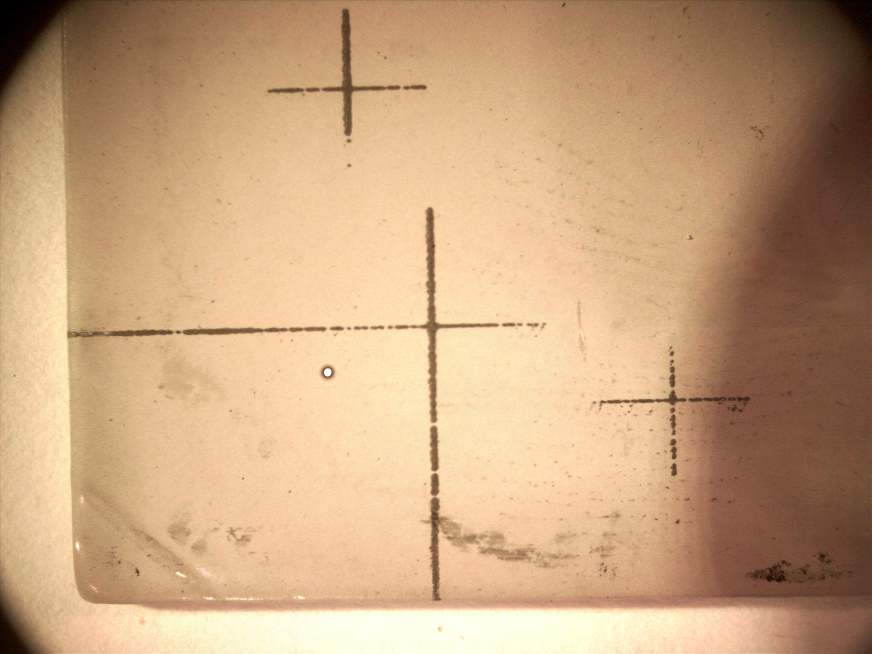
#> input picture photo1/0x0.jpg, 3488 x 2616 px, found by its file name (shown at 1/4 size); its folder holds only this picture in this run
$ jupyter execute --allow-errors get_notch_coordinates.ipynb   (shell and % lines are left out)
#> lines starting #> are read from the running program, lines starting #| are printed output that depends on the picture; after the words box and inside, x2 and y2 are one past the last pixel; in counts of white or black regions, pixels touching at a corner belong together
#> (reads model.pkl from the repository)
#> `image = cv2.imread(path+impath, cv2.IMREAD_GRAYSCALE)`:
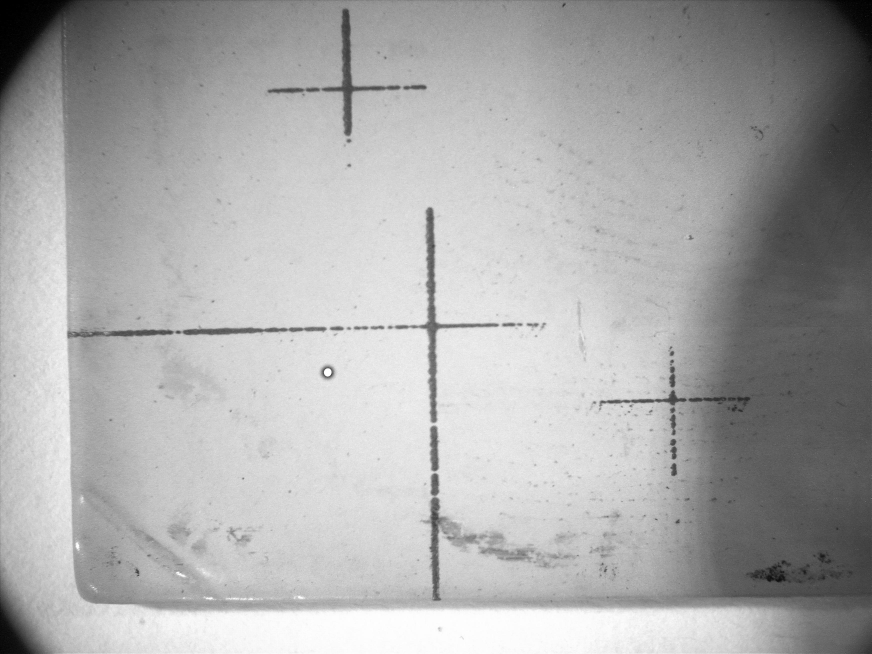
#> image: shape (2616, 3488) (shown at 1/4 size); min 0, max 255, mean 170.4
[cell 1]
import os
import matplotlib.pyplot as plt
import numpy as np

import cv2
from cv2 import dilate
from cv2 import adaptiveThreshold

from os import listdir
from os.path import isfile, join

from skimage import io

from sklearn.externals import joblib

#> (a cell that did not finish here is left out)

[cell 3]
def cv_remove_small_objects(im, min_size):
    nb_components, output, stats, centroids = cv2.connectedComponentsWithStats(im, connectivity=8)
    sizes = stats[1:, -1];
    nb_components = nb_components - 1

    res = np.zeros((output.shape))
    for i in range(0, nb_components):
        if sizes[i] >= min_size:
            res[output == i + 1] = 1

    return res

def binarize(im):
    binary_local = im=cv2.adaptiveThreshold(
        src=np.array(cv2.medianBlur(im, 5), dtype=np.uint8),
        maxValue=255,
        adaptiveMethod=cv2.ADAPTIVE_THRESH_GAUSSIAN_C,
        thresholdType=cv2.THRESH_BINARY_INV,
        blockSize=505,
        C=25)

    cleaned = cv_remove_small_objects(binary_local, 250)

    strel = cv2.getStructuringElement(cv2.MORPH_RECT,(40, 40))
    cleaned = cv2.dilate(np.array(cleaned, dtype=np.uint8), strel)

    cleaned = cv_remove_small_objects(cleaned, 15000)

    return cleaned

def get_next_notch_center(im, clf):
    nb_components, output, stats, centroids = \
        cv2.connectedComponentsWithStats(np.array(im, dtype=np.uint8), connectivity=4)

    stats = np.array(stats)
    stats = stats[:, 2:5]

    c_x, c_y = [s/2 for s in im.shape]
    dists = [((c_x-x)**2+(c_y-y)**2)**.5 for x, y in centroids[1:]]
    nh_ix = dists.index(min(dists)) + 1
    x, y = centroids[nh_ix]
    x, y = x-c_x, y-c_y
    if clf.predict([stats[nh_ix]])[0]:
        return (x, y)
    else:
        return (None, None)


def parse_filename(fname):
    fname = fname.split('.')[0]
    x, y = [float(i.replace(',', '.')) for i in fname.split('x')]
    return x, y

[cell 4]
path=os.getcwd() + '\\photo1\\'
impaths = [f for f in listdir(path) if isfile(join(path, f))]

[cell 5]

notch_center_x = []
notch_center_y = []

im_center_x = []
im_center_y = []

notch=[]
not_notch=[]

#> (the rest of this cell did not finish here and is left out)

#> in binarize, `binary_local = im=cv2.adaptiveThreshold( src=np.array(cv2.medianBlur(i..`:
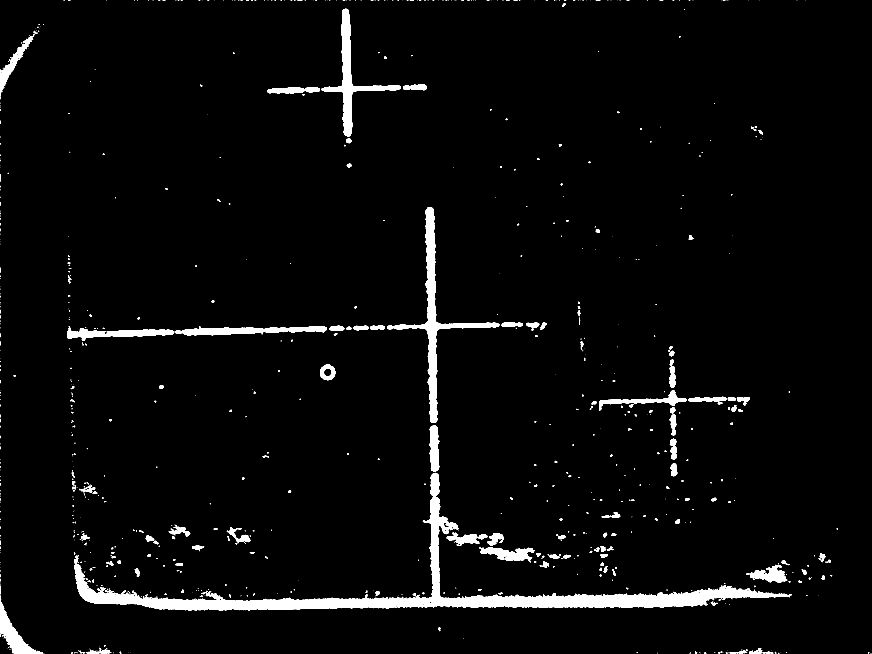
#> binary_local: shape (2616, 3488) (shown at 1/4 size); 3.4% white; 1055 white regions (772 under 20 px), largest, box (x1, y1, x2, y2) and area: (296, 1891, 3167, 2442) 134617, (1549, 828, 1998, 1692) 33734, (1286, 35, 1604, 546) 21731
#> in cv_remove_small_objects, `nb_components, output, stats, centroids = cv2.connectedComponentsWithS..`:
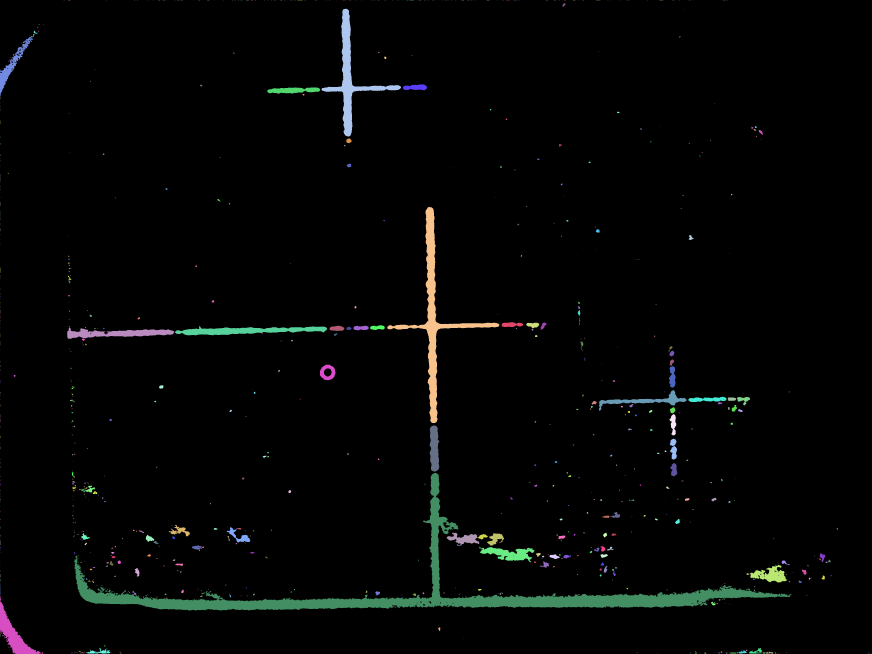
#> output: shape (2616, 3488) int32 (shown at 1/4 size); 1056 distinct labels, from 0 to 1055; one colour per label, 0 black
#> in cv_remove_small_objects, `nb_components, output, stats, centroids = cv2.connectedComponentsWithS..`: nb_components = 1056; stats = 1056 rows, first 6: [0, 0, 3488, 2616, 8814818], [254, 0, 5, 1, 5], [272, 0, 10, 1, 10], [426, 0, 2, 1, 2], [537, 0, 3, 1, 3], [548, 0, 3, 1, 3]; centroids = 1056 pairs, first value 0 to 3483.2, second value 0 to 2612.4
#> in cv_remove_small_objects, `sizes = stats[1:, -1];`: sizes = 1055 values, max 134617 at index 503, min 1 at index 13, mean 293.6
#> in cv_remove_small_objects, `nb_components = nb_components - 1`: nb_components = 1055
#> after the loop in cv_remove_small_objects, `for i in range(0, nb_components):`:
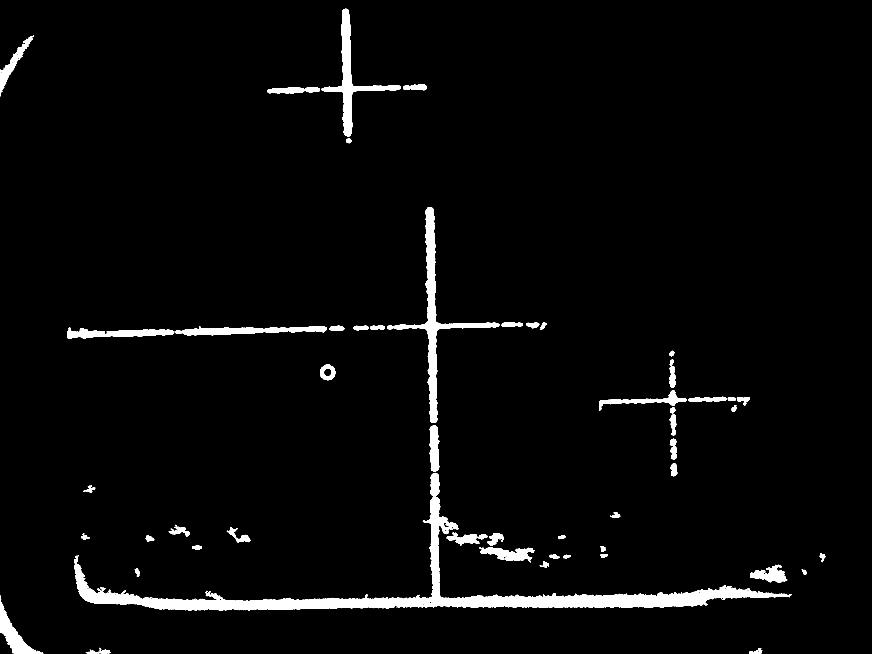
#> res: shape (2616, 3488) float64 (shown at 1/4 size); values 0 (black) and 1 (white), 3.2% white; 53 white regions, largest, box (x1, y1, x2, y2) and area: (296, 1891, 3167, 2442) 134617, (1549, 828, 1998, 1692) 33734, (1286, 35, 1604, 546) 21731
#> in binarize, `cleaned = cv2.dilate(np.array(cleaned, dtype=np.uint8), strel)`:
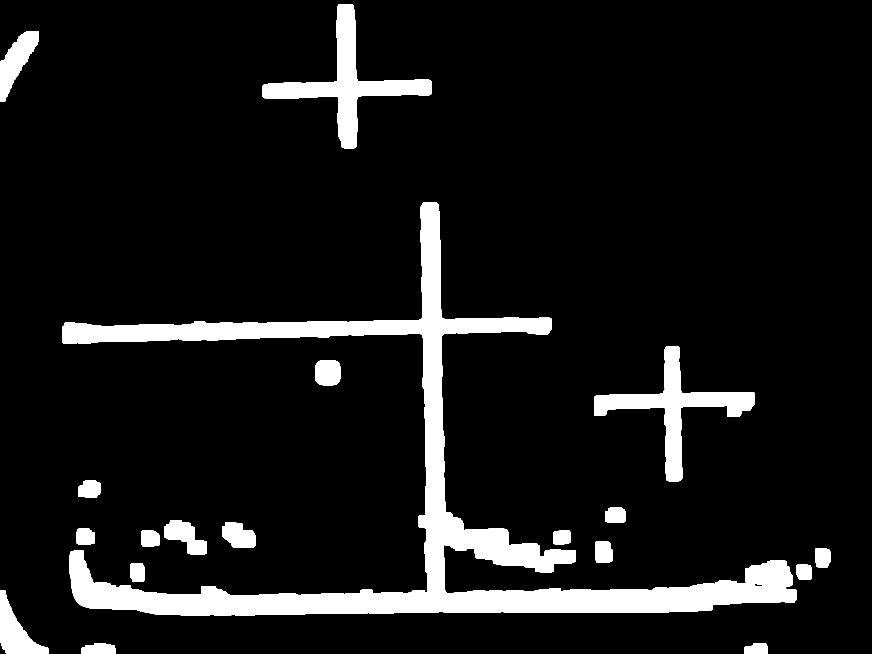
#> cleaned: shape (2616, 3488) (shown at 1/4 size); values 0 (black) and 1 (white), 9.2% white; 19 white regions, largest, box (x1, y1, x2, y2) and area: (250, 809, 3187, 2462) 565005, (1050, 16, 1728, 593) 78504, (2377, 1384, 3020, 1925) 70931
#> call 2 of cv_remove_small_objects, with min_size = 15000
#> in cv_remove_small_objects (call 2), `nb_components, output, stats, centroids = cv2.connectedComponentsWithS..`:
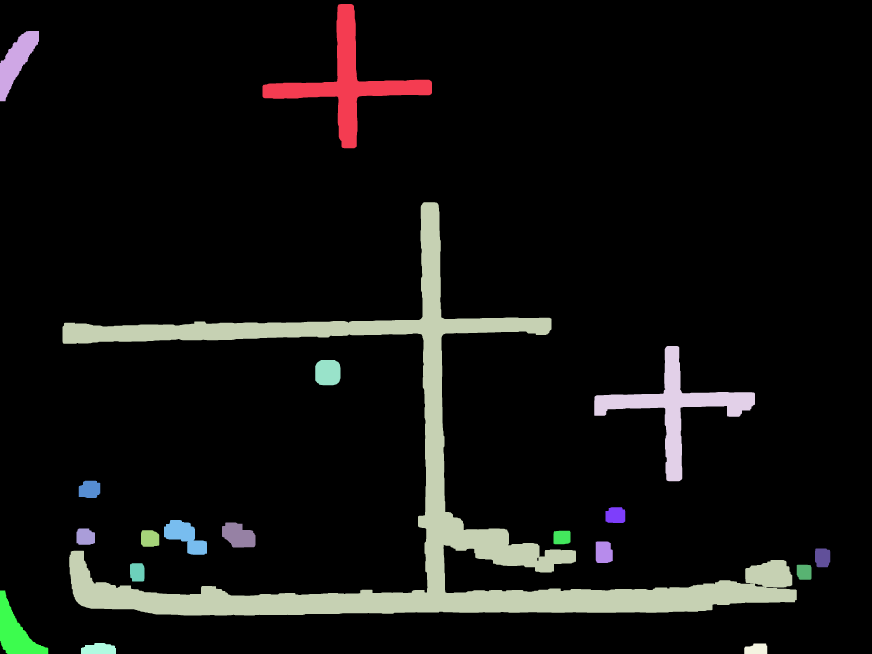
#> output: shape (2616, 3488) int32 (shown at 1/4 size); 20 distinct labels, from 0 to 19; one colour per label, 0 black
#> in cv_remove_small_objects (call 2), `nb_components, output, stats, centroids = cv2.connectedComponentsWithS..`: nb_components = 20; stats = 20 rows, first 6: [0, 0, 3488, 2616, 8288696], [1050, 16, 678, 577, 78504], [0, 124, 156, 281, 20013], [250, 809, 2937, 1653, 565005], [2377, 1384, 643, 541, 70931], [1261, 1440, 101, 101, 9356]; centroids = 20 rows, first 8: [1756.9, 1259.5], [1388.1, 327.5], [65.13, 243], [1653.2, 1983.6], [2700.2, 1631.1], [1310.9, 1490], [358.4, 1957.7], [2461.9, 2061.2]
#> in cv_remove_small_objects (call 2), `sizes = stats[1:, -1];`: sizes = 19 values, max 565005 at index 2, min 3378 at index 15, mean 43995.4
#> in cv_remove_small_objects (call 2), `nb_components = nb_components - 1`: nb_components = 19
#> after the loop in cv_remove_small_objects (call 2), `for i in range(0, nb_components):`:
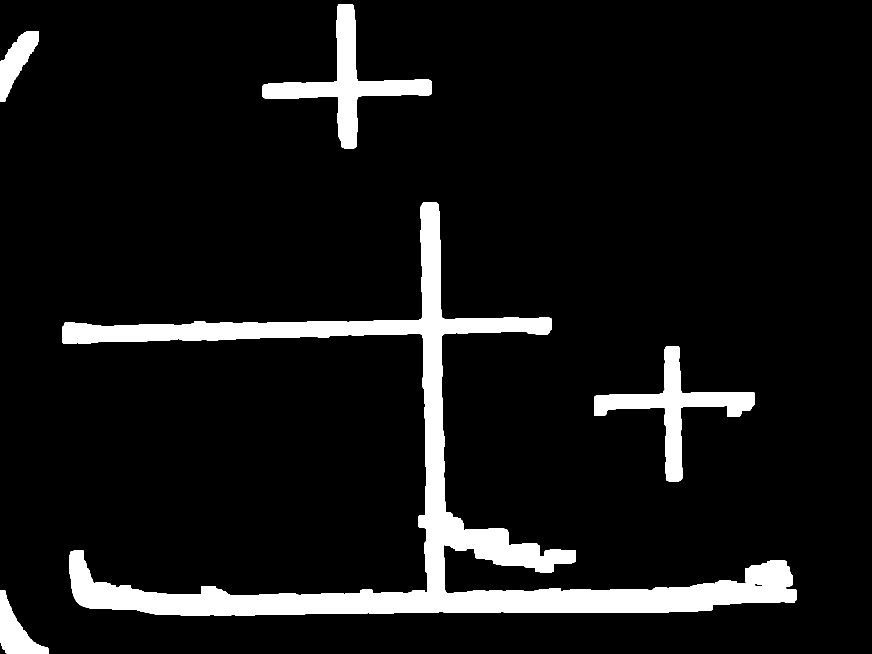
#> res: shape (2616, 3488) float64 (shown at 1/4 size); values 0 (black) and 1 (white), 8.3% white; 5 white regions, box (x1, y1, x2, y2) and area: (250, 809, 3187, 2462) 565005, (1050, 16, 1728, 593) 78504, (2377, 1384, 3020, 1925) 70931, (0, 2362, 193, 2616) 21290, (0, 124, 156, 405) 20013

    io.imsave(os.getcwd() + '\\binarized\\' + impath, bimage)

    nh_center_x, nh_center_y = get_next_notch_center(bimage, clf)
    if nh_center_x is None:
        print('This is not a notch!')
        not_notch.append(impath)
        continue

    notch.append(impath)

    notch_center_x.append(nh_center_x)
    notch_center_y.append(nh_center_y)

    im_x, im_y = parse_filename(impath)
    im_center_x.append(im_x)
    im_center_y.append(im_y)

notch_center_x = np.array(notch_center_x)
notch_center_y = np.array(notch_center_y)
im_center_x = np.array(im_center_x)
im_center_y = np.array(im_center_y)

[cell 6]
not_notch

[cell 7]
pix = 1275
mm = 8
pix_mm = 1275/8
mm_pix = 8/1275

print('Между засечками 1275 пикселей')
print('Между засечками 8 мм')
print('В 1 мм {:.3f} пикселей'.format(mm_pix))
print('В 1 пикселе {:.3f} мм'.format(pix_mm))

[cell 8]
notch_center_x=np.array([x/pix_mm for x in notch_center_x])
notch_center_y=np.array([y/pix_mm for y in notch_center_y])

[cell 9]
notch_x = [x1+x2 for x1, x2 in zip(notch_center_x, im_center_x)]
notch_y = [y1+y2 for y1, y2 in zip(notch_center_y, im_center_y)]

[cell 10]
plt.scatter(x=notch_x, y=notch_y)
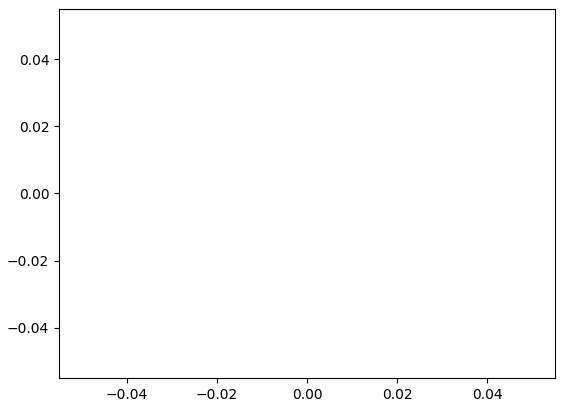
#> figure drawn by matplotlib, 1 panel
